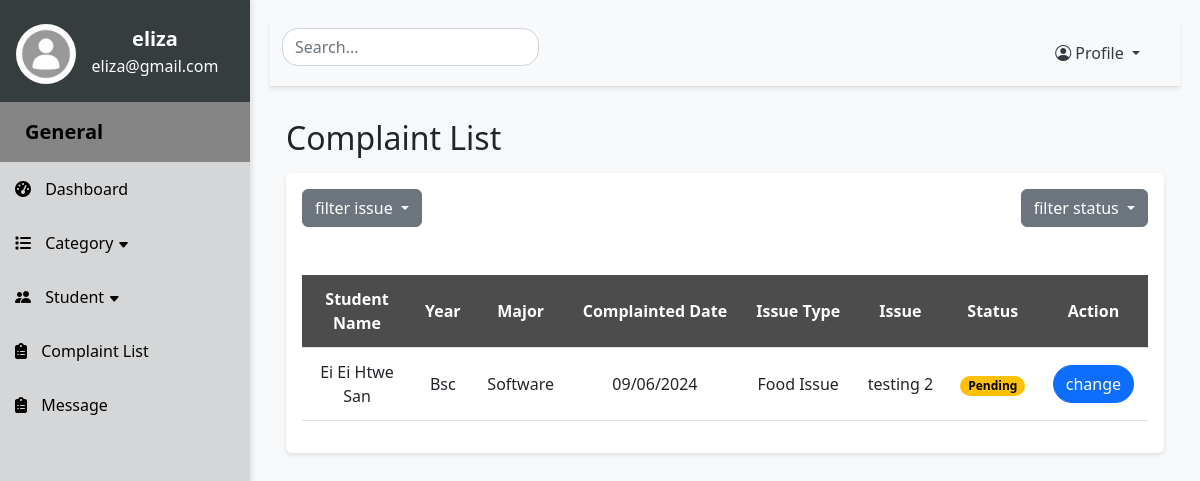
/filterCategory/2 (signed in), run on an earlier commit of the app's database.
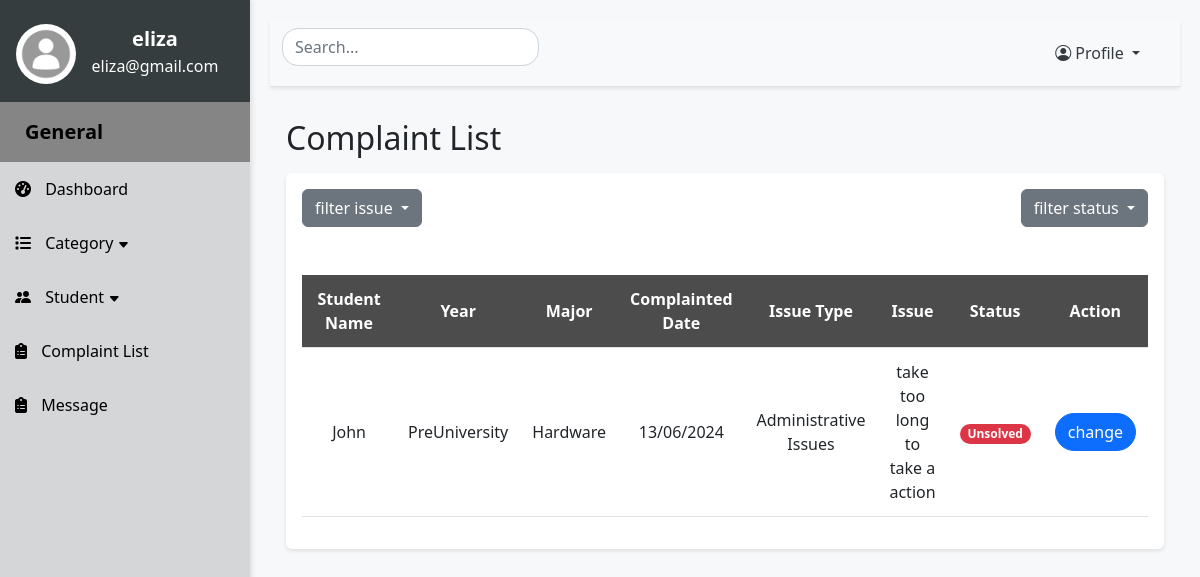
And on a later commit of the database.
### website/models.py (models this page shows)
class Student(db.Model):
    id = db.Column(db.Integer, primary_key=True)
    student_name = db.Column(db.String(255), nullable=False)
    student_email = db.Column(db.String(255), nullable=False)
    student_password = db.Column(db.String(255), nullable=False)
    student_image = db.Column(db.String(255), nullable=False)
    student_year = db.Column(db.String(255), nullable=False)
    student_major = db.Column(db.String(255), nullable=False)
    student_phone = db.Column(db.String(255), nullable=False)
    complaints = db.relationship('Complaints')

class Complaints(db.Model):
    id = db.Column(db.Integer, primary_key=True)
    complaint_letter = db.Column(db.Text, nullable=False)
    date = db.Column(db.String(255), nullable=False)
    status = db.Column(db.String(255), nullable=False)
    student_id = db.Column(db.Integer, db.ForeignKey("student.id"))
    category_id = db.Column(db.Integer, db.ForeignKey("category.id"))

class Category(db.Model):
    id = db.Column(db.Integer, primary_key=True)
    cat_name = db.Column(db.String(255), nullable=False)
    cat_description = db.Column(db.String(255), nullable=False)
    cat_image = db.Column(db.String(255), nullable=False)
    complaints = db.relationship('Complaints')

### app.py (the view)
@app.route('/filterCategory/<int:catid>', methods=['GET', 'POST'])
def filterCategory(catid):
    if 'admin_id' not in session:
        return redirect(url_for('SignIn'))
    else:
        return filtercategory(catid)

### website/adminfeatures.py (called while the page is built)
def filtercategory(catid):
    complaints = Complaints.query.filter_by(category_id=catid).all()
    count = len(complaints)
    allstudents = Student.query.all()
    allcategories = Category.query.all()
    students = {student.id: {'name': student.student_name, 'year': student.student_year,
                             'major': student.student_major} for student in allstudents}
    categories = {category.id: category.cat_name for category in allcategories}
    return render_template("admincomplaint.html", complaints=complaints, students=students, categories=categories, allcategories=allcategories, count=count)

### website/templates/admincomplaint.html (shortened to what this page needs)
{% extends "adminlayout.html" %} {% block title %}Complaint Page{% endblock%}
{% block content %}
<h2 class="my-3">Complaint List</h2>
  <div class="p-3 mb-5 rounded table-responsive">
    <div class="d-flex justify-content-between mb-5">
      <div class="dropdown">
        <button class="btn btn-secondary dropdown-toggle" type="button" data-bs-toggle="dropdown" aria-expanded="false" style="float:right">
          filter issue
        </button>
      </div>
      <div class="dropdown">
        <button class="btn btn-secondary dropdown-toggle" type="button" data-bs-toggle="dropdown" aria-expanded="false" style="float:right">
          filter status
        </button>
      </div>
    </div>
    <table class="table align-middle">
        <thead>
            <tr>
              <th>Student Name</th>
              <th> Year</th>
              <th> Major</th>
              <th>Complainted Date</th>
              <th>Issue Type</th>
              <th>Issue</th>
              <th>Status</th>
              <th>Action</th>
            </tr>
        </thead>
        <tbody id="search-table-body">
          {% if count == 0 %}
            <tr>
              <td colspan="8"><h5 style="color: grey">There is no data ...</h5></td>
            </tr>
          {% else %}
            {% for complaint in complaints: %}
            <tr>
              <td class="searchedvalue">{{ students[complaint.student_id]['name'] }}</td>
              <td class="searchedvalue">{{ students[complaint.student_id]['year']}}</td>
              <td class="searchedvalue">{{ students[complaint.student_id]['major']}}</td>
              <td>{{ complaint.date }}</td>
              <td class="searchedvalue" >{{ categories[complaint.category_id] }}</td>
              <td>{{ complaint.complaint_letter}}</td>
              <td>
                <small {% if complaint.status== 'Unsolved' %} class="badge text-bg-danger rounded-5"
                {% elif complaint.status== 'Pending' %} class="badge text-bg-warning rounded-5"
                {% elif complaint.status== 'Completed' %} class="badge text-bg-success rounded-5" {% endif %}>
                {{ complaint.status }}
                </small>
              </td>
              <td><a class="btn btn-primary rounded-5" onclick="changeState({{complaint.id}})">change</a></td>
            </tr>
            {% endfor %}
          {% endif %}
        </tbody>
    </table>
  </div>
{% endblock %}

What changed in the data, as far as the page shows it:
no longer on this page (row edited): Complaints: date "09/06/2024", {{ categories[complaint.category_id] }} "Food Issue", complaint_letter "testing 2", status "Pending"
no longer on this page (row edited): Student: student_name "Ei Ei Htwe San", student_year "Bsc", student_major "Software"
added Complaints: date "13/06/2024", {{ categories[complaint.category_id] }} "Administrative Issues", complaint_letter "take too long to take a action", status "Unsolved"
now on this page (row edited): Student: student_name "John", student_year "PreUniversity", student_major "Hardware"
